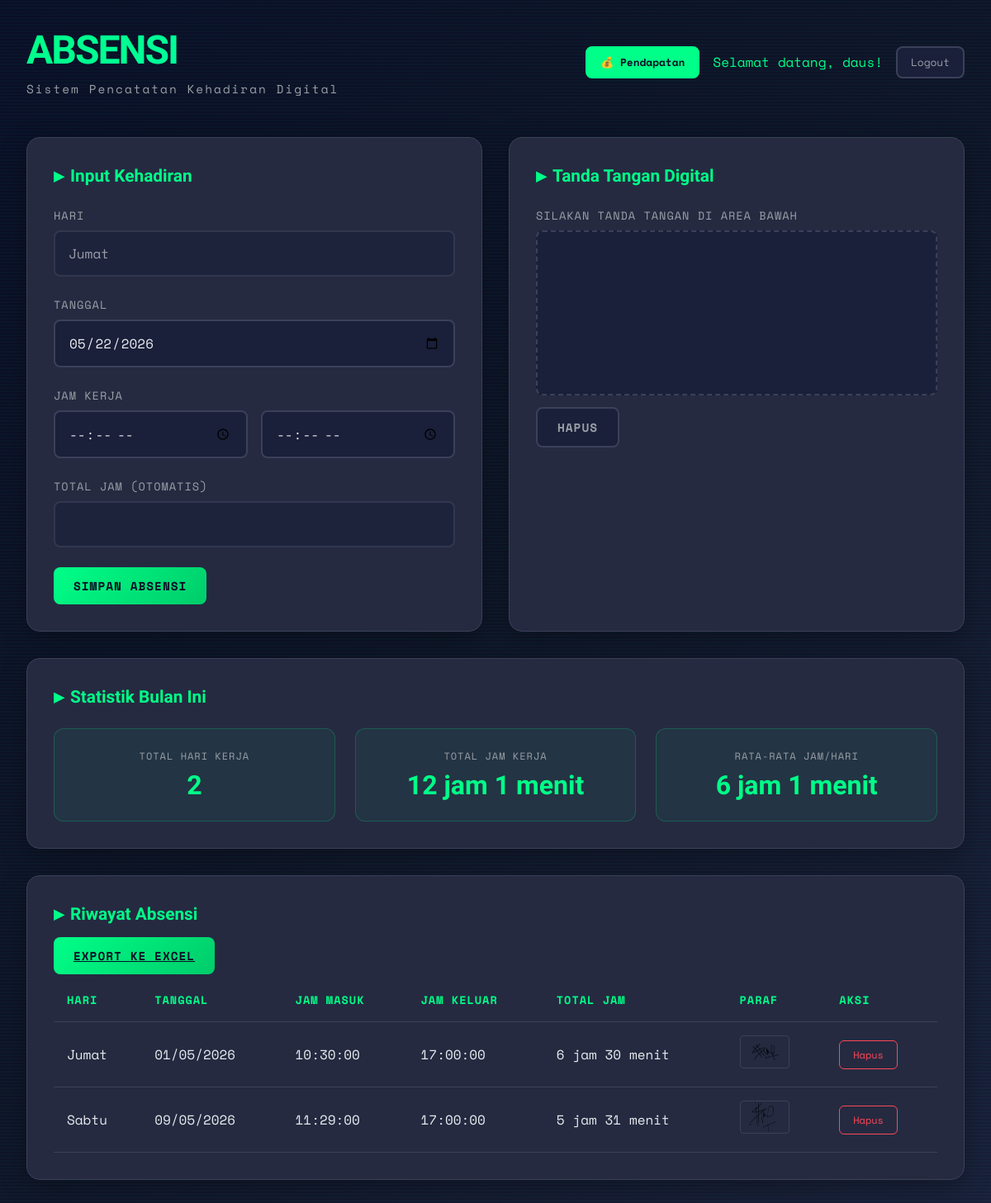
Page /index.php (signed in) on the committed database.
### tables this page shows
CREATE TABLE `users` (
  `id` int(11) NOT NULL,
  `username` varchar(50) NOT NULL,
  `email` varchar(100) NOT NULL,
  `password` varchar(255) NOT NULL,
  `created_at` timestamp NOT NULL DEFAULT current_timestamp()
);

CREATE TABLE `attendance` (
  `id` int(11) NOT NULL,
  `user_id` int(11) NOT NULL,
  `day` varchar(20) NOT NULL,
  `date` date NOT NULL,
  `start_time` time NOT NULL,
  `end_time` time NOT NULL,
  `total_hours` decimal(4,2) NOT NULL,
  `signature` text DEFAULT NULL,
  `created_at` timestamp NOT NULL DEFAULT current_timestamp()
);

### index.php (the view, shortened to what this page needs)
<?php
require_once 'config.php';
$user_id = $_SESSION['user_id'];
$stmt = $pdo->prepare("SELECT username FROM users WHERE id = ?");
$stmt->execute([$user_id]);
$user = $stmt->fetch(PDO::FETCH_ASSOC);
$stmt = $pdo->prepare("SELECT * FROM attendance WHERE user_id = ? ORDER BY created_at ASC");
$stmt->execute([$user_id]);
$attendance_data = $stmt->fetchAll(PDO::FETCH_ASSOC);
$current_month = date('m');
$current_year = date('Y');
$stmt = $pdo->prepare("SELECT COUNT(*) as total_days, SUM(total_hours) as total_hours FROM attendance WHERE user_id = ? AND MONTH(date) = ? AND YEAR(date) = ?");
$stmt->execute([$user_id, $current_month, $current_year]);
$stats = $stmt->fetch(PDO::FETCH_ASSOC);
$total_days = $stats['total_days'] ?? 0;
$total_hours = $stats['total_hours'] ?? 0;
$avg_hours = $total_days > 0 ? $total_hours / $total_days : 0;
function formatHours($hours) {
    $hours_int = floor($hours);
    $minutes = round(($hours - $hours_int) * 60);
    return $hours_int . ' jam ' . $minutes . ' menit';
}
?>
<!DOCTYPE html>
<html lang="id">
<head>
</head>
<body>
    <div class="container">
        <div class="header">
            <div>
                <h1>Absensi</h1>
                <p>Sistem Pencatatan Kehadiran Digital</p>
            </div>
            <div class="user-info">
                <a href="income.php" class="income-btn">💰 Pendapatan</a>
                <span>Selamat datang, <?php echo htmlspecialchars($user['username']); ?>!</span>
                <form method="POST" action="logout.php" style="display: inline;">
                    <button type="submit" class="logout-btn">Logout</button>
                </form>
            </div>
        </div>
        <div class="main-grid">
            <div class="card">
                <h2 class="card-title">Input Kehadiran</h2>
                <form id="attendanceForm">
                    <div class="form-group">
                        <label for="day">Hari</label>
                        <input type="text" id="day" disabled>
                    </div>
                    <div class="form-group">
                        <label for="date">Tanggal</label>
                        <input type="date" id="date" required>
                    </div>
                    <div class="form-group">
                        <label>Jam Kerja</label>
                        <div class="time-inputs">
                            <div>
                                <input type="time" id="startTime" placeholder="Mulai" required>
                            </div>
                            <div>
                                <input type="time" id="endTime" placeholder="Selesai" required>
                            </div>
                        </div>
                    </div>
                    <div class="form-group">
                        <label for="totalHours">Total Jam (Otomatis)</label>
                        <input type="text" id="totalHours" disabled>
                    </div>
                    <button type="submit" class="btn btn-primary">Simpan Absensi</button>
                </form>
            </div>
            <div class="card">
                <h2 class="card-title">Tanda Tangan Digital</h2>
                <div class="form-group">
                    <label>Silakan Tanda Tangan di Area Bawah</label>
                    <canvas id="signaturePad" class="signature-pad"></canvas>
                    <div class="signature-actions">
                        <button type="button" class="btn btn-secondary" id="clearSignature">Hapus</button>
                    </div>
                </div>
            </div>
            <div class="card stats-card">
                <h2 class="card-title">Statistik Bulan Ini</h2>
                <div class="stats-grid">
                    <div class="stat-item">
                        <div class="stat-label">Total Hari Kerja</div>
                        <div class="stat-value" id="totalDays"><?php echo $total_days; ?></div>
                    </div>
                    <div class="stat-item">
                        <div class="stat-label">Total Jam Kerja</div>
                        <div class="stat-value" id="totalMonthHours"><?php echo formatHours($total_hours); ?></div>
                    </div>
                    <div class="stat-item">
                        <div class="stat-label">Rata-rata Jam/Hari</div>
                        <div class="stat-value" id="avgHours"><?php echo formatHours($avg_hours); ?></div>
                    </div>
                </div>
            </div>
            <div class="card attendance-list">
                <h2 class="card-title">Riwayat Absensi</h2>
                <a href="export.php" class="export-btn">Export ke Excel</a>
                <table class="attendance-table">
                    <thead>
                        <tr>
                            <th>Hari</th>
                            <th>Tanggal</th>
                            <th>Jam Masuk</th>
                            <th>Jam Keluar</th>
                            <th>Total Jam</th>
                            <th>Paraf</th>
                            <th>Aksi</th>
                        </tr>
                    </thead>
                    <tbody id="attendanceTableBody">
                        <?php if (empty($attendance_data)): ?>
                            <tr>
                                <td colspan="7" class="empty-state">
                                    <svg xmlns="http://www.w3.org/2000/svg" fill="none" viewBox="0 0 24 24" stroke="currentColor">
                                        <path stroke-linecap="round" stroke-linejoin="round" stroke-width="2" d="M9 12h6m-6 4h6m2 5H7a2 2 0 01-2-2V5a2 2 0 012-2h5.586a1 1 0 01.707.293l5.414 5.414a1 1 0 01.293.707V19a2 2 0 01-2 2z" />
                                    </svg>
                                    <p>Belum ada data absensi. Mulai catat kehadiran Anda!</p>
                                </td>
                            </tr>
                        <?php else: ?>
                            <?php foreach ($attendance_data as $item): ?>
                                <tr>
                                    <td><?php echo htmlspecialchars($item['day']); ?></td>
                                    <td><?php echo date('d/m/Y', strtotime($item['date'])); ?></td>
                                    <td><?php echo htmlspecialchars($item['start_time']); ?></td>
                                    <td><?php echo htmlspecialchars($item['end_time']); ?></td>
                                    <td><?php echo formatHours($item['total_hours']); ?></td>
                                    <td><img src="signatures/<?php echo htmlspecialchars($item['signature']); ?>" class="signature-preview" alt="Paraf"></td>
                                    <td>
                                        <button class="delete-btn" onclick="deleteAttendance(<?php echo $item['id']; ?>)">Hapus</button>
                                    </td>
                                </tr>
                            <?php endforeach; ?>
                        <?php endif; ?>
                    </tbody>
                </table>
            </div>
        </div>
    </div>
</body>
</html>

### rows in the picture
users: username "daus"
attendance: day "Jumat", date "01/05/2026", start_time "10:30:00", end_time "17:00:00", total_hours "6 jam 30 menit", signature (picture)
attendance: day "Sabtu", date "09/05/2026", start_time "11:29:00", end_time "17:00:00", total_hours "5 jam 31 menit", signature (picture)

### other values in the picture
$total_days "2"
formatHours($total_hours) "12 jam 1 menit"
formatHours($avg_hours) "6 jam 1 menit"
